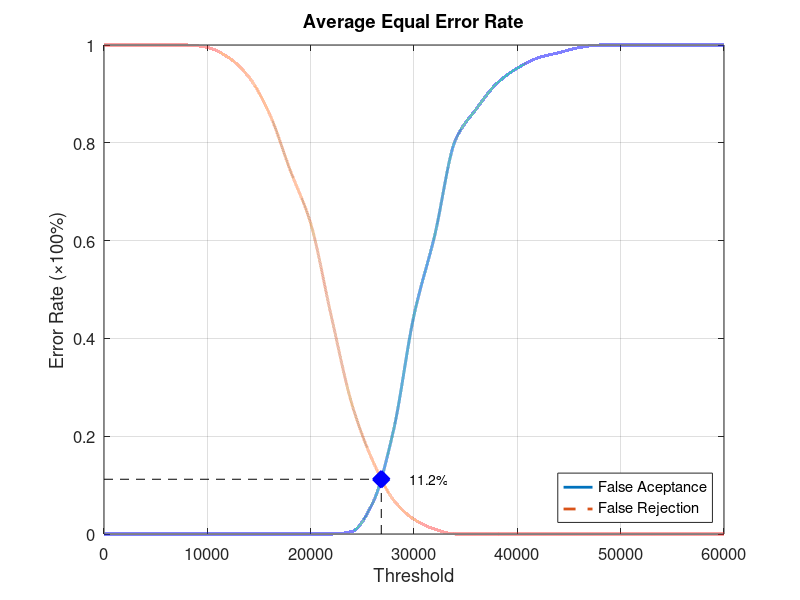
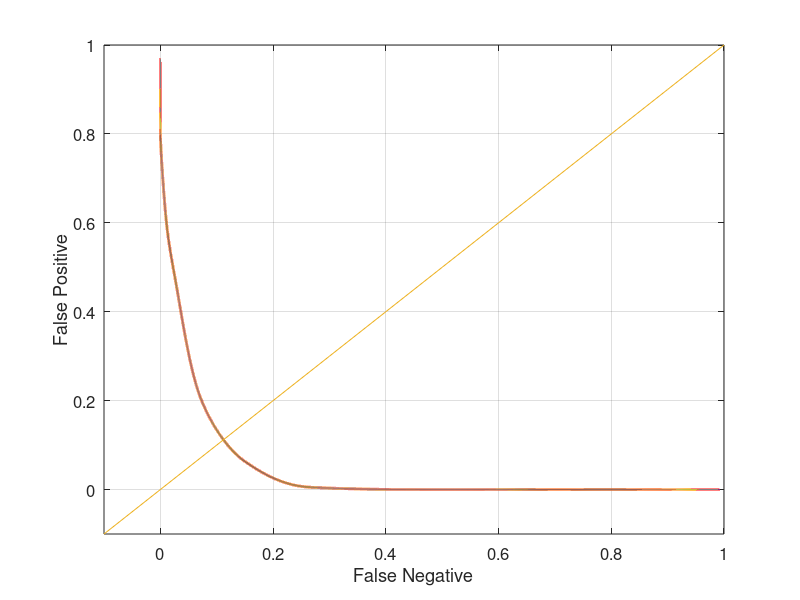

The MATLAB source for these figures, in order:
function yEER = Database4_2
close all;
clear;
clc;
x = 0:2000:60000;
xq = 0:0.5:60000;

y0 = [0 0 0 0 0 0 0 0 0 0 0 0 0.00526316 0.0631579 0.210526 0.447368 0.610526 0.805263 0.868421 0.921053 0.952632 0.973684 0.984211 0.994737 1 1 1 1 1 1 1];
yy0 = interp1(x, y0, xq, 'pchip');
y1 = [1 1 1 1 1 0.995 0.975 0.935 0.86 0.745 0.635 0.445 0.265 0.15 0.07 0.03 0.01 0 0 0 0 0 0 0 0 0 0 0 0 0 0];
yy1 = interp1(x, y1, xq, 'pchip');

% Calculating EER: 
y2 = abs(y0 - y1);
find(y2 == min(y2))
yy2 = abs(yy0 - yy1);
xEER = find(yy2 == min(yy2));
xEERIndex = xq(xEER) % X-axis EER
yEER = yy0(xEER) % Y-axis EER

main = figure
plot(xq, yy0,'-','LineWidth', 2);	hold on
plot(xq, yy1,'--','LineWidth', 2);	hold on
plot([xEERIndex xEERIndex], [0 yEER], 'k--');	hold on
plot([0 xEERIndex], [yEER yEER], 'k--');	hold on
plot(xEERIndex, yEER, 'bx', 'LineWidth', 10);	hold on
text(xEERIndex + 10 * xEERIndex / 100, yEER, [num2str(round((10000 * yEER)) / 100) '%'])
legend('False Aceptance', 'False Rejection', 'Location', 'SouthEast')
xlabel('Threshold')
ylabel('Error Rate (\times100%)')
title('Average Equal Error Rate')
set(gca, 'FontSize', 12)
axis([0 60000 0 1])
grid on

print(main, 'Database4_2Main', '-dpng');
FNRxFPR = figure('Color', [1 1 1]);
plot(yy1, yy0, '-', yy1, yy0, 'LineWidth', 2);
hold on
y = -0.1:0.1:1
plot(y, y); 
set(gca, 'FontSize', 12)
xlabel('False Negative')
ylabel('False Positive')
axis([-0.1 1 -0.1 1])
set(gca, 'FontSize', 12)
grid on

print(FNRxFPR, 'Database4_2FNRxFPR','-dpng');
end
